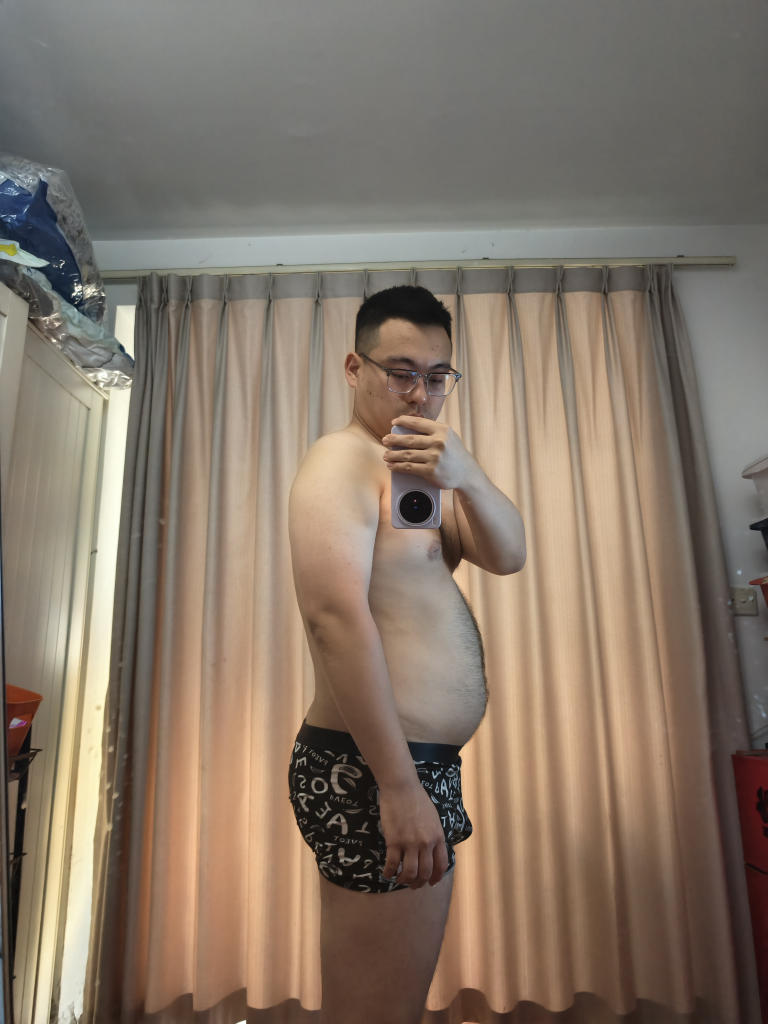
#> input picture 卡路里/photos/2026-05-30_009.jpg, 3072 x 4096 px (shown at 1/4 size)
$ python -i diagnostics.py   (imports and definitions only)
#> lines starting #> are read from the running program, lines starting #| are printed output that depends on the picture
"""
④ 基础设施:像素级分析(brightness / alpha / bbox / dominant color / shape)

用户视角:
- "我刚生成的封面有半透明黑色,看不出来在哪 — 帮我扫一下"
  → diagnose.py 调用这里的 find_semi_transparent/find_dark_areas/symmetry_check
- "我有多张图片,帮我分析每张的尺寸/主色/亮度,决定怎么排"
  → auto.py 调用 analyze_image()
"""
from PIL import Image
import numpy as np
from typing import List, Dict, Any, Tuple


def brightness_map(img: Image.Image) -> np.ndarray:
    """返回 (H, W) 的 brightness map(每个像素的 RGB 均值)"""
    arr = np.array(img.convert("RGB"))
    return arr.mean(axis=2)


# [154 lines left out: functions alpha_map, find_semi_transparent, find_dark_areas, find_dark_areas_by_region, symmetry_check, full_diagnose, not called in this run]


# ============================================================================
# analyze_image():给 auto.py 用的"读图"函数(不只诊断,还提取特征)
# ============================================================================

def dominant_color(img: Image.Image, sample_step: int = 10) -> Tuple[int, int, int]:
    """计算图片的 dominant color(去 alpha 透明区后取均值)

    sample_step: 采样步长(每隔 N 像素采 1 个,加快计算)
    Returns: (R, G, B) 0-255
    """
    rgb = img.convert("RGB")
    H, W = rgb.size[1], rgb.size[0]

    # 取 alpha 掩码(如果是 RGBA,只算不透明像素)
    if img.mode == "RGBA":
        alpha = img.split()[3]
        mask_arr = np.array(alpha) > 128
        if mask_arr.any():
            arr = np.array(rgb)[mask_arr]  # (N, 3)
        else:
            # 全透明,降采样
            arr = np.array(rgb)[::sample_step, ::sample_step, :].reshape(-1, 3)
    else:
        arr = np.array(rgb)[::sample_step, ::sample_step, :].reshape(-1, 3)

    if arr.size == 0:
        return (0, 0, 0)

    # arr 现在保证是 (N, 3) shape
    mean_vals = arr.mean(axis=0)
    # mean_vals 是长度为 3 的 numpy 数组
    return (int(mean_vals[0]), int(mean_vals[1]), int(mean_vals[2]))


def mean_brightness(img: Image.Image) -> float:
    """图片平均亮度 0-255"""
    return float(brightness_map(img).mean())


def contrast_score(img: Image.Image) -> float:
    """图片对比度评分:高对比(亮暗差大)→ 高分"""
    bright = brightness_map(img)
    return float(bright.std())


def analyze_image(path: str) -> Dict[str, Any]:
    """分析单张图片的"关键特征",给 auto_compose 决策用

    Returns:
        {
          "path": str,
          "width": int, "height": int,
          "ratio": float (w/h),
          "orientation": "portrait" | "landscape" | "square",
          "dominant_color": (R, G, B),
          "mean_brightness": float (0-255),
          "contrast_score": float (标准差,越大越对比),
          "is_photo": bool (判断是否真照片,而不是单色图),
        }
    """
    from PIL import Image as PILImage
    import os

    p = PILImage.open(path)
#> p is the input picture: PIL image 3072x4096 RGB; mean R, G, B 133.1, 118.5, 104.5
    W, H = p.size
#> W = 3072; H = 4096
    ratio = W / H
#> ratio = 0.75

    if abs(ratio - 1) < 0.05:
        orientation = "square"
    elif ratio > 1:
        orientation = "landscape"
    else:
        orientation = "portrait"

    dom = dominant_color(p)
#> in dominant_color, `mean_vals = arr.mean(axis=0)`: mean_vals = [133, 118.5, 104.5]
#> dom = (133, 118, 104)
    bright = mean_brightness(p)
#> in brightness_map, `return arr.mean(axis=2)`:
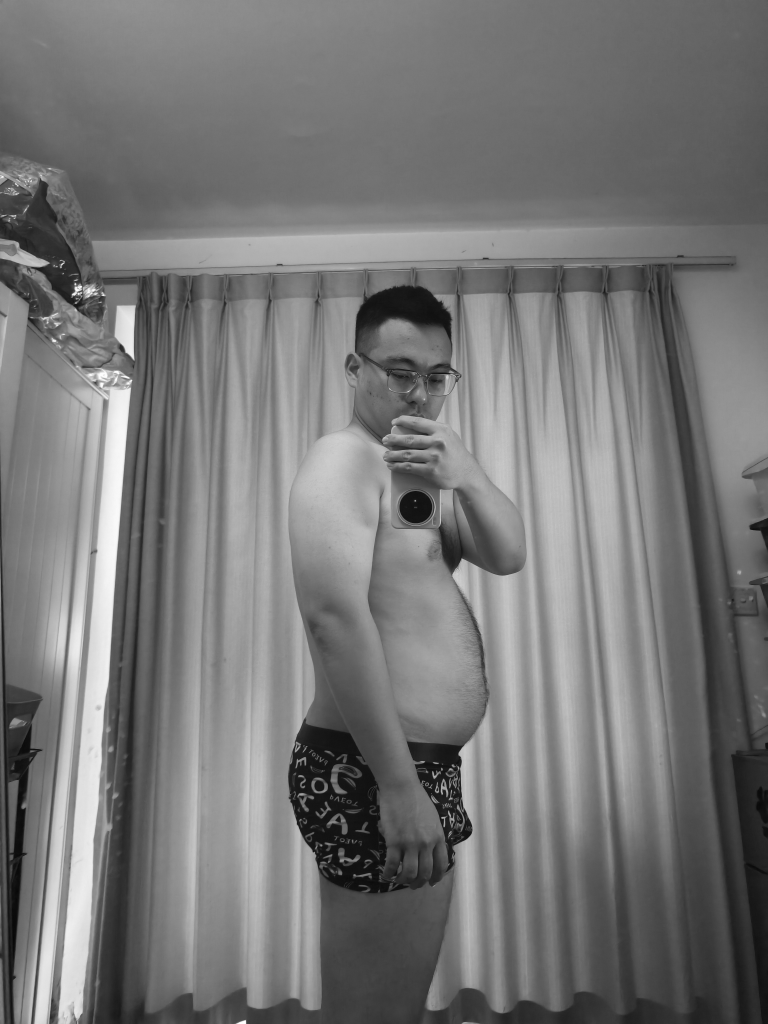
#> returned value: shape (4096, 3072) float64 (shown at 1/4 size); min 5, max 255, mean 118.7
#> bright = 118.7
    contrast = contrast_score(p)
#> contrast = 41.13

    # 判断是否"真照片":对比度 > 20 且 亮度在 30-225 之间
    is_photo = (contrast > 20) and (30 < bright < 225)
#> is_photo = True

    return {
        "path": path,
        "filename": os.path.basename(path),
        "width": W,
        "height": H,
        "ratio": round(ratio, 3),
        "orientation": orientation,
        "dominant_color": dom,
        "mean_brightness": round(bright, 1),
        "contrast_score": round(contrast, 1),
        "is_photo": is_photo,
    }


# [90 lines left out: functions decide_layout, decide_aspect, decide_bg, decide_text, not called in this run]

>>> result = analyze_image('../../../../卡路里/photos/2026-05-30_009.jpg')
#> result = 10 items

$ run again, on 卡路里/photos/2026-05-30_011.jpg
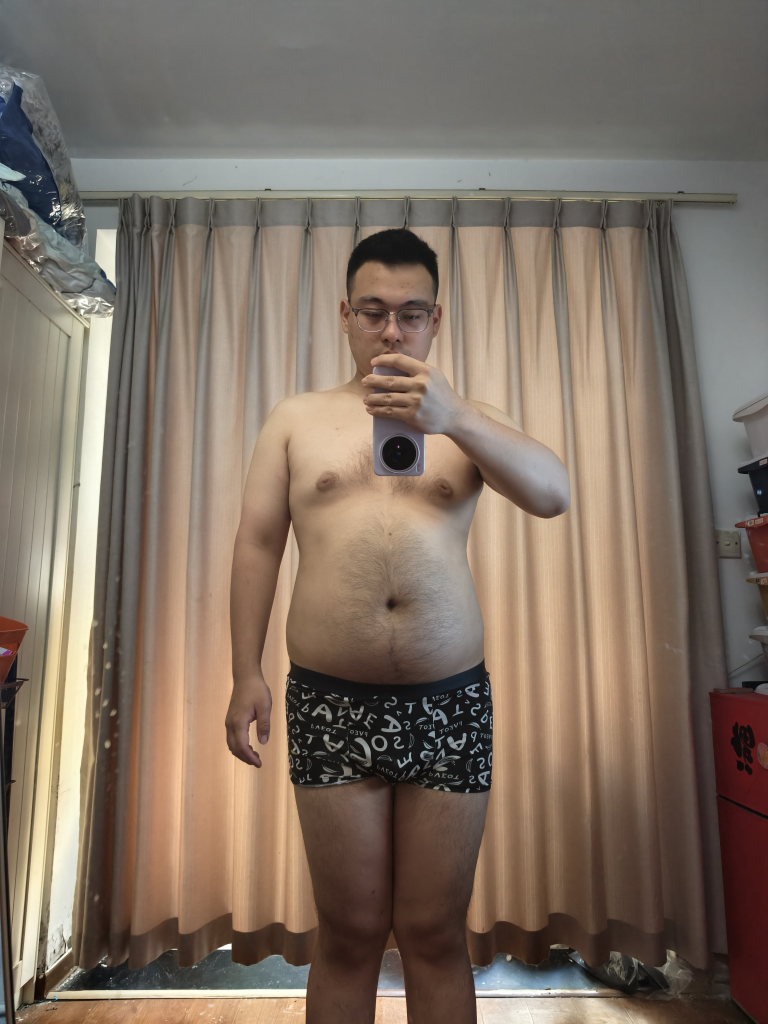
#> input picture 卡路里/photos/2026-05-30_011.jpg, 3072 x 4096 px (shown at 1/4 size)
#> in analyze_image, p is the input picture: PIL image 3072x4096 RGB; mean R, G, B 127.2, 112.7, 100
#> mean_vals = [127.2, 112.7, 99.99]
#> dom = (127, 112, 99)
#> in brightness_map, `return arr.mean(axis=2)`:
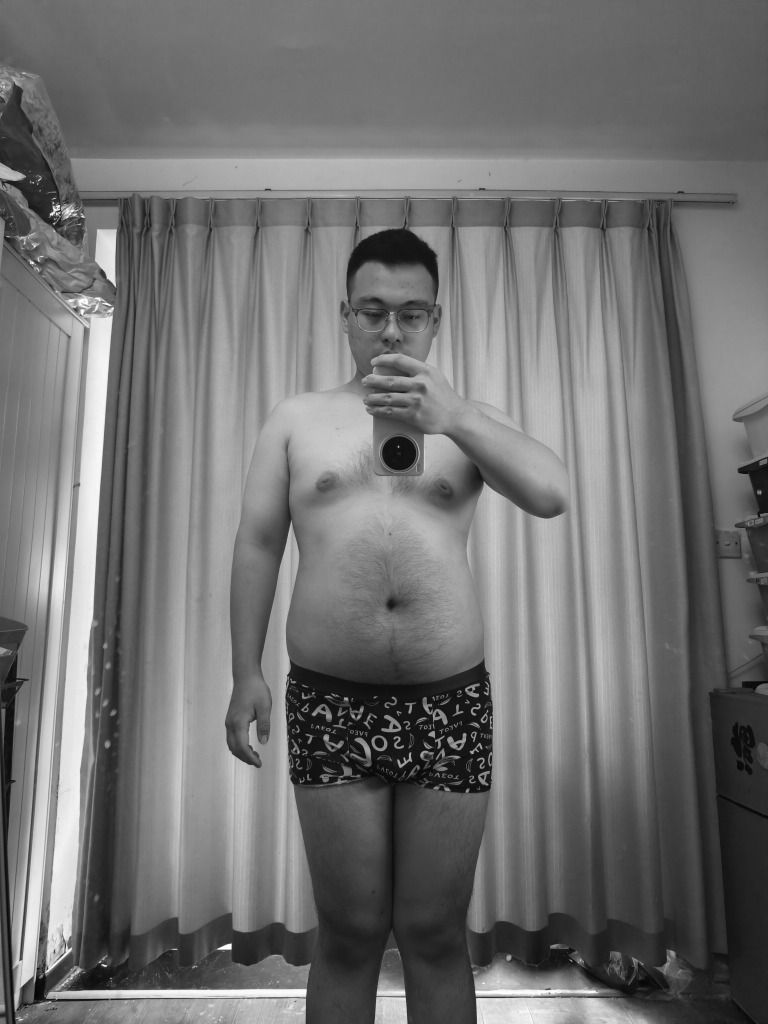
#> returned value: shape (4096, 3072) float64 (shown at 1/4 size); min 3, max 255, mean 113.3
#> bright = 113.3
#> contrast = 46.74
#> is_photo = True
#> result = 10 items
